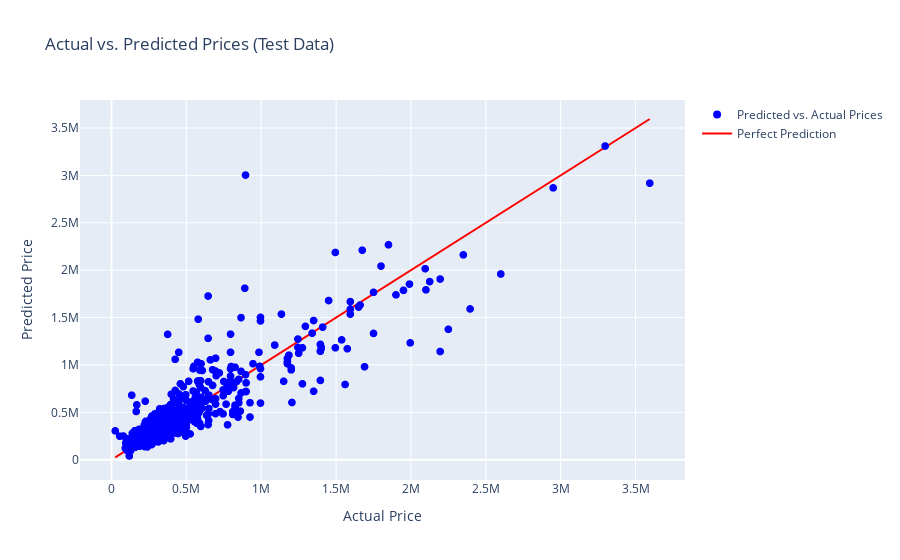
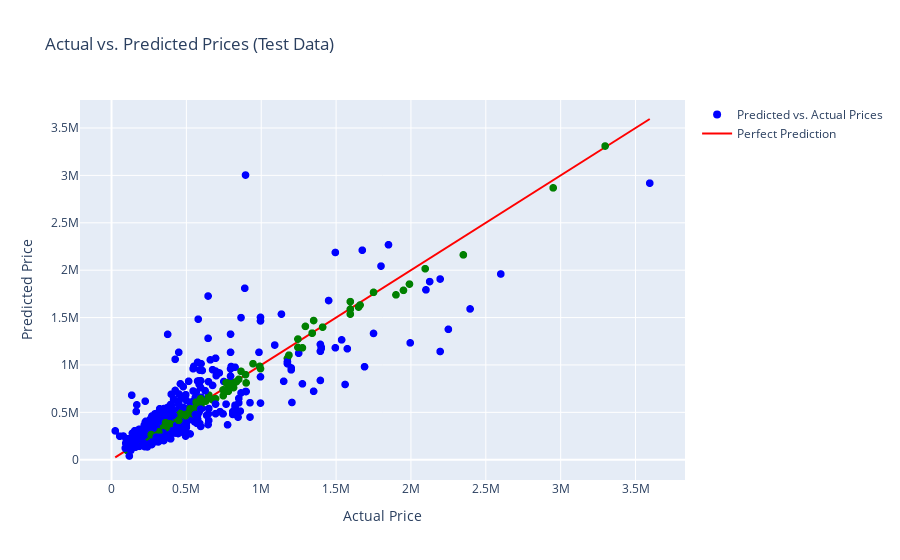

The notebook cell these images were saved under, in order:
### Markdown cell above
### 5. Try a non-linear model: XGboost

### Code cell
import os
import pandas as pd
import numpy as np
import xgboost as xgb
from sklearn.model_selection import train_test_split, cross_val_score
from sklearn.metrics import mean_squared_error
import plotly.graph_objects as go

apt_columns = ['Habitable surface', 'Bedroom count', 'Terrace surface', 'Kitchen equipped', 'Floor', 'Postalcode']
X = df_apt[apt_columns].to_numpy()
y = df_apt.Price.to_numpy().reshape(-1, 1)

# Split the data into training and testing sets
X_train, X_test, y_train, y_test = train_test_split(X, y, test_size=0.2, random_state=123)

# Initialize and train the XGBoost regression model
xgb_model = xgb.XGBRegressor(booster='gbtree', objective="reg:squarederror", random_state=123, n_estimators=2000, learning_rate=0.02, max_depth=6)
xgb_model.fit(X_train, y_train)

# Evaluate the model on training and testing data
print("Training R-squared score:", xgb_model.score(X_train, y_train))
print("Testing R-squared score:", xgb_model.score(X_test, y_test))

# Make predictions on the test set
y_pred = xgb_model.predict(X_test)

# Calculate the mean squared error
mse = mean_squared_error(y_true=y_test, y_pred=y_pred)
print("Mean Squared Error:", mse)

# Perform cross-validation and compute mean and standard deviation of R-squared scores
cv_scores = cross_val_score(xgb_model, X_train, y_train, cv=5, scoring='r2')
print("Cross-validation R2 scores:", cv_scores)
mean_cv_score = np.mean(cv_scores)
std_cv_score = np.std(cv_scores)
print("Mean cross-validation R2 score:", mean_cv_score)
print("Standard deviation of cross-validation R2 scores:", std_cv_score)

fig = go.Figure()

# Add actual prices and predicted prices as scatter plot traces
fig.add_trace(go.Scattergl(x=y_test.flatten(),
                           y=y_pred,
                           mode='markers',
                           marker=dict(color='blue', size=8),
                           name='Predicted vs. Actual Prices',
                           text=[f'Data Point Index: {i}' for i in np.arange(len(y_test))],
                           hoverinfo='text+x+y'))

# Add a 1:1 line (y=x) to indicate perfect predictions
diagonal_line = go.Scatter(x=[min(y_test.flatten()), max(y_test.flatten())],
                           y=[min(y_test.flatten()), max(y_test.flatten())],
                           mode='lines',
                           line=dict(color='red', dash='solid'),
                           name='Perfect Prediction')

fig.add_trace(diagonal_line)

# Update layout
fig.update_layout(title='Actual vs. Predicted Prices (Test Data)',
                  xaxis_title='Actual Price',
                  yaxis_title='Predicted Price',
                  showlegend=True,
                  hovermode='closest'
                 )

# Show the interactive plot
fig.show()

# Save the plot as an interactive HTML file in the "output" folder
output_folder = 'output'
if not os.path.exists(output_folder):
    os.makedirs(output_folder)

output_file_path = os.path.join(output_folder, 'xgboost_actual_vs_predicted_scatterplot.html')
fig.write_html(output_file_path)

print(f"Interactive scatter plot saved as an HTML at: {output_file_path}")
# Calculate the absolute difference between the price and the predicted price
absolute_difference = abs(y_test.flatten() - y_pred)

# Create a list to store the colors for the dots based on the condition
dot_colors = ['green' if diff < 0.1 * price else 'blue' for price, diff in zip(y_test.flatten(), absolute_difference)]

# Create an interactive scatter plot of actual prices vs. predicted prices
fig = go.Figure()

# Add actual prices and predicted prices as scatter plot traces with custom colors
fig.add_trace(go.Scattergl(x=y_test.flatten(),
                           y=y_pred,
                           mode='markers',
                           marker=dict(color=dot_colors, size=8),
                           name='Predicted vs. Actual Prices',
                           text=[f'Data Point Index: {i}' for i in np.arange(len(y_test))],
                           hoverinfo='text+x+y'))

# Add a 1:1 line (y=x) to indicate perfect predictions
diagonal_line = go.Scatter(x=[min(y_test.flatten()), max(y_test.flatten())],
                           y=[min(y_test.flatten()), max(y_test.flatten())],
                           mode='lines',
                           line=dict(color='red', dash='solid'),
                           name='Perfect Prediction')

fig.add_trace(diagonal_line)

# Update layout
fig.update_layout(title='Actual vs. Predicted Prices (Test Data)',
                  xaxis_title='Actual Price',
                  yaxis_title='Predicted Price',
                  showlegend=True,
                  hovermode='closest'
                 )

# Show the interactive plot
fig.show()

# Save the plot as an interactive HTML file in the "output" folder
output_folder = 'output'
if not os.path.exists(output_folder):
    os.makedirs(output_folder)

output_file_path = os.path.join(output_folder, 'xgboost_actual_vs_predicted_scatterplot_green.html')
fig.write_html(output_file_path)

print(f"Interactive scatter plot saved as an HTML at: {output_file_path}")

### Figure 1 — Plotly figure (JSON) as saved in the notebook; plotly's stock layout.template omitted (floating-point values rounded to 4 significant figures; data arrays with more than 128 entries replaced by an {"elided": "..."} marker saying what was removed)
{"data": [{"hoverinfo": "text+x+y", "marker": {"color": "blue", "size": 8}, "mode": "markers", "name": "Predicted vs. Actual Prices", "text": {"elided": "951 str values"}, "type": "scattergl", "x": {"elided": "951 int values"}, "y": {"elided": "951 float values"}}, {"line": {"color": "red", "dash": "solid"}, "mode": "lines", "name": "Perfect Prediction", "type": "scatter", "x": [24900, 3595000], "y": [24900, 3595000]}], "layout": {"hovermode": "closest", "showlegend": true, "title": {"text": "Actual vs. Predicted Prices (Test Data)"}, "xaxis": {"title": {"text": "Actual Price"}}, "yaxis": {"title": {"text": "Predicted Price"}}}}

### Figure 2 — Plotly figure (JSON) as saved in the notebook; plotly's stock layout.template omitted (floating-point values rounded to 4 significant figures; data arrays with more than 128 entries replaced by an {"elided": "..."} marker saying what was removed)
{"data": [{"hoverinfo": "text+x+y", "marker": {"color": {"elided": "951 str values"}, "size": 8}, "mode": "markers", "name": "Predicted vs. Actual Prices", "text": {"elided": "951 str values"}, "type": "scattergl", "x": {"elided": "951 int values"}, "y": {"elided": "951 float values"}}, {"line": {"color": "red", "dash": "solid"}, "mode": "lines", "name": "Perfect Prediction", "type": "scatter", "x": [24900, 3595000], "y": [24900, 3595000]}], "layout": {"hovermode": "closest", "showlegend": true, "title": {"text": "Actual vs. Predicted Prices (Test Data)"}, "xaxis": {"title": {"text": "Actual Price"}}, "yaxis": {"title": {"text": "Predicted Price"}}}}
